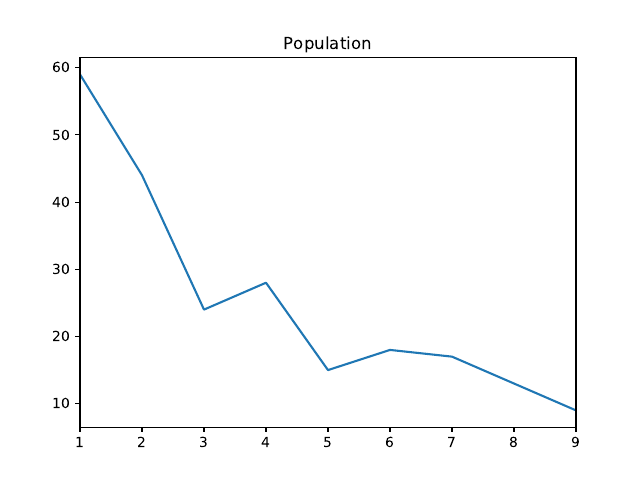

Write the Python code that produced this figure.
#! /usr/bin/env python3
# Time-stamp: <2018-11-24 08:41:24 cp983411>

""" Check [Benford's law](https://brilliant.org/wiki/benfords-law/) """

import numpy as np
import pandas as pd
import matplotlib.pyplot as plt
from matplotlib.backends.backend_pdf import PdfPages


def left_digit(list_of_numbers):
    return [int(f'{np.abs(n):e}'[0])
            for n in list_of_numbers if float(n) != 0.0]


def hist(list_of_digits):
    counts = {}
    for d in range(1, 10):
        counts[d] = 0
    for d in list_of_digits:
        counts[d] += 1
    return pd.Series(counts)


if __name__ == '__main__':
    data = pd.read_excel('countries of the world.xlsx')
    with PdfPages('Benford.pdf') as pdf:
        for var in data.columns:
            if np.issubdtype(data[var].dtype, np.number):  # check if the columns is numeric
                numbers = data.loc[~np.isnan(data[var])][var]
                counts = hist(left_digit(numbers))
                counts.plot()
                plt.title(var)
                pdf.savefig()
                plt.gcf().clear()  # clears the plotting area
